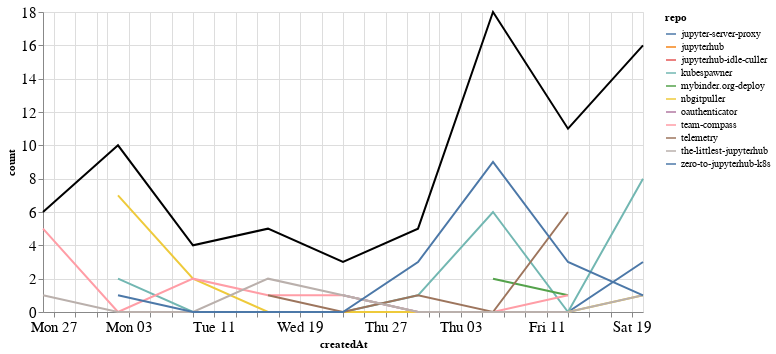

This figure's notebook cell:
### Markdown cell above
## Comments

### Code cell
comments_time = comments.groupby('repo').resample('W', on='createdAt').count()['author'].reset_index()
comments_time = comments_time.rename(columns={'author': 'count'})
comments_time_total = comments_time.groupby('createdAt').agg({"count": "sum"}).reset_index()
ch1 = alt.Chart(comments_time, width=600).mark_line().encode(
    x='createdAt',
    y='count',
    color='repo',
    tooltip="repo"
)

ch2 = alt.Chart(comments_time_total, width=600).mark_line(color="black").encode(
    x='createdAt',
    y='count',
)

ch1 + ch2

### Figure 1 — Vega-Lite specification as saved in the notebook (floating-point values rounded to 4 significant figures)
{"config": {"axisLeft": {"labelFontSize": 15}, "axisBottom": {"labelFontSize": 15}}, "layer": [{"data": {"name": "data-70df342a452d3dd8997a80c4b0497b4c"}, "mark": "line", "encoding": {"color": {"type": "nominal", "field": "repo"}, "tooltip": {"type": "nominal", "field": "repo"}, "x": {"type": "temporal", "field": "createdAt"}, "y": {"type": "quantitative", "field": "count"}}, "width": 600}, {"data": {"name": "data-ad6a17c3557756024420a9e977555b7c"}, "mark": {"type": "line", "color": "black"}, "encoding": {"x": {"type": "temporal", "field": "createdAt"}, "y": {"type": "quantitative", "field": "count"}}, "width": 600}], "$schema": "https://vega.github.io/schema/vega-lite/v4.8.1.json", "datasets": {"data-70df342a452d3dd8997a80c4b0497b4c": [{"repo": "jupyter-server-proxy", "createdAt": "2020-08-23T00:00:00", "count": 1}, {"repo": "jupyter-server-proxy", "createdAt": "2020-08-30T00:00:00", "count": 0}, {"repo": "jupyter-server-proxy", "createdAt": "2020-09-06T00:00:00", "count": 0}, {"repo": "jupyter-server-proxy", "createdAt": "2020-09-13T00:00:00", "count": 0}, {"repo": "jupyter-server-proxy", "createdAt": "2020-09-20T00:00:00", "count": 3}, {"repo": "jupyterhub", "createdAt": "2020-09-20T00:00:00", "count": 2}, {"repo": "jupyterhub-idle-culler", "createdAt": "2020-08-16T00:00:00", "count": 1}, {"repo": "kubespawner", "createdAt": "2020-08-02T00:00:00", "count": 2}, {"repo": "kubespawner", "createdAt": "2020-08-09T00:00:00", "count": 0}, {"repo": "kubespawner", "createdAt": "2020-08-16T00:00:00", "count": 0}, {"repo": "kubespawner", "createdAt": "2020-08-23T00:00:00", "count": 0}, {"repo": "kubespawner", "createdAt": "2020-08-30T00:00:00", "count": 1}, {"repo": "kubespawner", "createdAt": "2020-09-06T00:00:00", "count": 6}, {"repo": "kubespawner", "createdAt": "2020-09-13T00:00:00", "count": 0}, {"repo": "kubespawner", "createdAt": "2020-09-20T00:00:00", "count": 8}, {"repo": "mybinder.org-deploy", "createdAt": "2020-09-06T00:00:00", "count": 2}, {"repo": "mybinder.org-deploy", "createdAt": "2020-09-13T00:00:00", "count": 1}, {"repo": "nbgitpuller", "createdAt": "2020-08-02T00:00:00", "count": 7}, {"repo": "nbgitpuller", "createdAt": "2020-08-09T00:00:00", "count": 2}, {"repo": "nbgitpuller", "createdAt": "2020-08-16T00:00:00", "count": 0}, {"repo": "nbgitpuller", "createdAt": "2020-08-23T00:00:00", "count": 0}, {"repo": "nbgitpuller", "createdAt": "2020-08-30T00:00:00", "count": 0}, {"repo": "nbgitpuller", "createdAt": "2020-09-06T00:00:00", "count": 0}, {"repo": "nbgitpuller", "createdAt": "2020-09-13T00:00:00", "count": 0}, {"repo": "nbgitpuller", "createdAt": "2020-09-20T00:00:00", "count": 1}, {"repo": "oauthenticator", "createdAt": "2020-09-06T00:00:00", "count": 1}, {"repo": "team-compass", "createdAt": "2020-07-26T00:00:00", "count": 5}, {"repo": "team-compass", "createdAt": "2020-08-02T00:00:00", "count": 0}, {"repo": "team-compass", "createdAt": "2020-08-09T00:00:00", "count": 2}, {"repo": "team-compass", "createdAt": "2020-08-16T00:00:00", "count": 1}, {"repo": "team-compass", "createdAt": "2020-08-23T00:00:00", "count": 1}, {"repo": "team-compass", "createdAt": "2020-08-30T00:00:00", "count": 0}, {"repo": "team-compass", "createdAt": "2020-09-06T00:00:00", "count": 0}, {"repo": "team-compass", "createdAt": "2020-09-13T00:00:00", "count": 1}, {"repo": "telemetry", "createdAt": "2020-08-16T00:00:00", "count": 1}, {"repo": "telemetry", "createdAt": "2020-08-23T00:00:00", "count": 0}, {"repo": "telemetry", "createdAt": "2020-08-30T00:00:00", "count": 1}, {"repo": "telemetry", "createdAt": "2020-09-06T00:00:00", "count": 0}, {"repo": "telemetry", "createdAt": "2020-09-13T00:00:00", "count": 6}, {"repo": "the-littlest-jupyterhub", "createdAt": "2020-07-26T00:00:00", "count": 1}, {"repo": "the-littlest-jupyterhub", "createdAt": "2020-08-02T00:00:00", "count": 0}, {"repo": "the-littlest-jupyterhub", "createdAt": "2020-08-09T00:00:00", "count": 0}, {"repo": "the-littlest-jupyterhub", "createdAt": "2020-08-16T00:00:00", "count": 2}, {"repo": "the-littlest-jupyterhub", "createdAt": "2020-08-23T00:00:00", "count": 1}, {"repo": "the-littlest-jupyterhub", "createdAt": "2020-08-30T00:00:00", "count": 0}, {"repo": "the-littlest-jupyterhub", "createdAt": "2020-09-06T00:00:00", "count": 0}, {"repo": "the-littlest-jupyterhub", "createdAt": "2020-09-13T00:00:00", "count": 0}, {"repo": "the-littlest-jupyterhub", "createdAt": "2020-09-20T00:00:00", "count": 1}, {"repo": "zero-to-jupyterhub-k8s", "createdAt": "2020-08-02T00:00:00", "count": 1}, {"repo": "zero-to-jupyterhub-k8s", "createdAt": "2020-08-09T00:00:00", "count": 0}, {"repo": "zero-to-jupyterhub-k8s", "createdAt": "2020-08-16T00:00:00", "count": 0}, {"repo": "zero-to-jupyterhub-k8s", "createdAt": "2020-08-23T00:00:00", "count": 0}, {"repo": "zero-to-jupyterhub-k8s", "createdAt": "2020-08-30T00:00:00", "count": 3}, {"repo": "zero-to-jupyterhub-k8s", "createdAt": "2020-09-06T00:00:00", "count": 9}, {"repo": "zero-to-jupyterhub-k8s", "createdAt": "2020-09-13T00:00:00", "count": 3}, {"repo": "zero-to-jupyterhub-k8s", "createdAt": "2020-09-20T00:00:00", "count": 1}], "data-ad6a17c3557756024420a9e977555b7c": [{"createdAt": "2020-07-26T00:00:00", "count": 6}, {"createdAt": "2020-08-02T00:00:00", "count": 10}, {"createdAt": "2020-08-09T00:00:00", "count": 4}, {"createdAt": "2020-08-16T00:00:00", "count": 5}, {"createdAt": "2020-08-23T00:00:00", "count": 3}, {"createdAt": "2020-08-30T00:00:00", "count": 5}, {"createdAt": "2020-09-06T00:00:00", "count": 18}, {"createdAt": "2020-09-13T00:00:00", "count": 11}, {"createdAt": "2020-09-20T00:00:00", "count": 16}]}}
